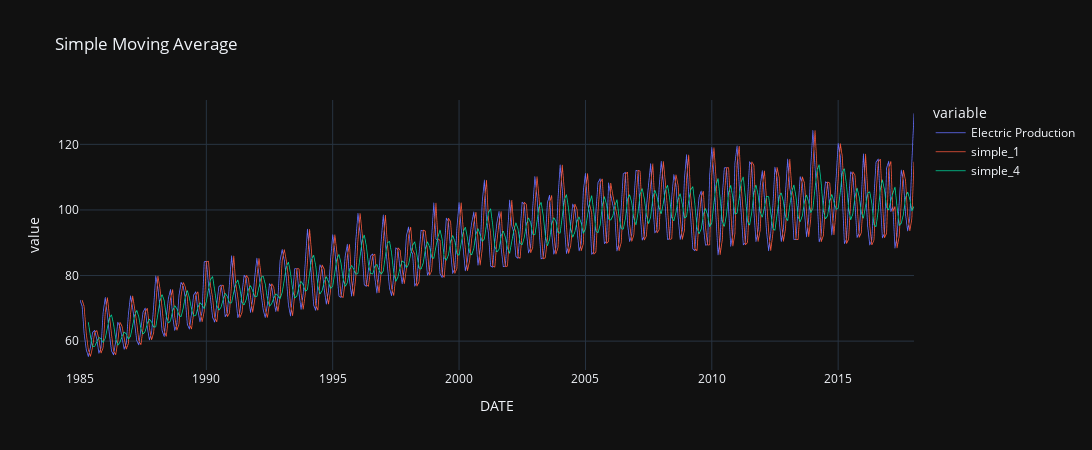

The cell this chart's notebook holds for it:
### Code cell
df = pd.read_csv(
    '../data/Electric_Production.csv',
    index_col='DATE',
    parse_dates=['DATE'],
)
ts_col = 'Electric Production'
df.columns = [ts_col]
_, fig = SMA(
    1,
    4,
    df=df,
    ts_col=ts_col,
)
fig.update_layout(
    autosize=False,
    width=1100,
    height=450,
)
fig.update_traces(line=dict(width=0.8))
fig.show()

### Figure 1 — Plotly figure (JSON) as saved in the notebook; plotly's stock layout.template omitted (floating-point values rounded to 4 significant figures; data arrays with more than 128 entries replaced by an {"elided": "..."} marker saying what was removed)
{"data": [{"hovertemplate": "variable=Electric Production<br>DATE=%{x}<br>value=%{y}<extra></extra>", "legendgroup": "Electric Production", "line": {"color": "#636efa", "dash": "solid", "width": 0.8}, "marker": {"symbol": "circle"}, "mode": "lines", "name": "Electric Production", "showlegend": true, "type": "scattergl", "x": {"elided": "397 str values"}, "xaxis": "x", "y": {"elided": "397 float values"}, "yaxis": "y"}, {"hovertemplate": "variable=simple_1<br>DATE=%{x}<br>value=%{y}<extra></extra>", "legendgroup": "simple_1", "line": {"color": "#EF553B", "dash": "solid", "width": 0.8}, "marker": {"symbol": "circle"}, "mode": "lines", "name": "simple_1", "showlegend": true, "type": "scattergl", "x": {"elided": "397 str values"}, "xaxis": "x", "y": {"elided": "397 float values"}, "yaxis": "y"}, {"hovertemplate": "variable=simple_4<br>DATE=%{x}<br>value=%{y}<extra></extra>", "legendgroup": "simple_4", "line": {"color": "#00cc96", "dash": "solid", "width": 0.8}, "marker": {"symbol": "circle"}, "mode": "lines", "name": "simple_4", "showlegend": true, "type": "scattergl", "x": {"elided": "397 str values"}, "xaxis": "x", "y": {"elided": "397 float values"}, "yaxis": "y"}], "layout": {"autosize": false, "height": 450, "legend": {"title": {"text": "variable"}, "tracegroupgap": 0}, "title": {"text": "Simple Moving Average"}, "width": 1100, "xaxis": {"anchor": "y", "autorange": true, "domain": [0, 1], "range": ["1985-01-01", "2018-01-01"], "title": {"text": "DATE"}, "type": "date"}, "yaxis": {"anchor": "x", "autorange": true, "domain": [0, 1], "range": [51.2, 133.5], "title": {"text": "value"}, "type": "linear"}}}
